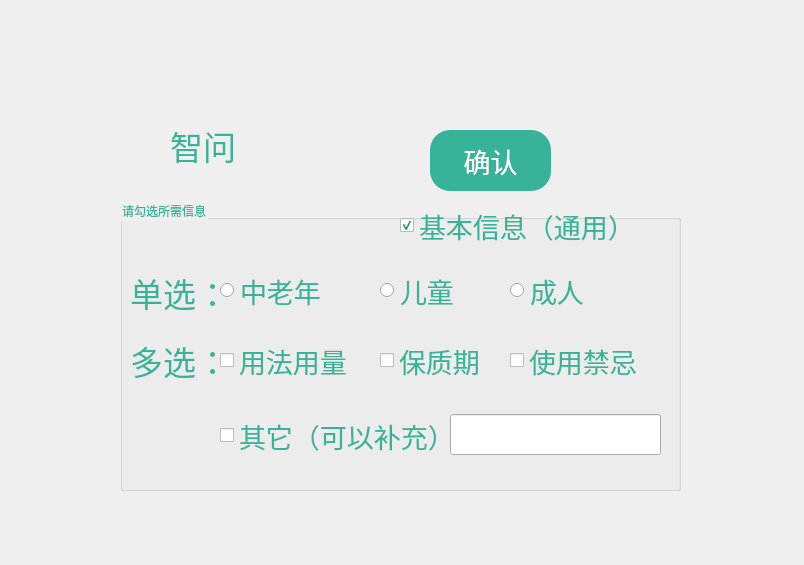
<?xml version="1.0" encoding="UTF-8"?>
<ui version="4.0">
 <class>Form</class>
 <widget class="QWidget" name="Form">
  <property name="geometry">
   <rect>
    <x>0</x>
    <y>0</y>
    <width>804</width>
    <height>565</height>
   </rect>
  </property>
  <property name="windowTitle">
   <string>Form</string>
  </property>
  <widget class="QGroupBox" name="groupBox">
   <property name="geometry">
    <rect>
     <x>120</x>
     <y>200</y>
     <width>561</width>
     <height>291</height>
    </rect>
   </property>
   <property name="styleSheet">
    <string notr="true">font: 25pt &quot;华文琥珀&quot;;

color: rgb(54, 179, 152);</string>
   </property>
   <property name="title">
    <string>请勾选所需信息</string>
   </property>
   <property name="flat">
    <bool>false</bool>
   </property>
   <property name="checkable">
    <bool>false</bool>
   </property>
   <widget class="QLabel" name="label_3">
    <property name="geometry">
     <rect>
      <x>10</x>
      <y>72</y>
      <width>111</width>
      <height>41</height>
     </rect>
    </property>
    <property name="font">
     <font>
      <family>华文琥珀</family>
      <pointsize>25</pointsize>
      <weight>50</weight>
      <italic>false</italic>
      <bold>false</bold>
     </font>
    </property>
    <property name="styleSheet">
     <string notr="true">
font: 25pt &quot;华文琥珀&quot;;
color: rgb(54, 179, 152);</string>
    </property>
    <property name="text">
     <string>单选：</string>
    </property>
   </widget>
   <widget class="QLabel" name="label_6">
    <property name="geometry">
     <rect>
      <x>10</x>
      <y>140</y>
      <width>111</width>
      <height>41</height>
     </rect>
    </property>
    <property name="font">
     <font>
      <family>华文琥珀</family>
      <pointsize>25</pointsize>
      <weight>50</weight>
      <italic>false</italic>
      <bold>false</bold>
     </font>
    </property>
    <property name="styleSheet">
     <string notr="true">
font: 25pt &quot;华文琥珀&quot;;
color: rgb(54, 179, 152);</string>
    </property>
    <property name="text">
     <string>多选：</string>
    </property>
   </widget>
   <widget class="QCheckBox" name="basic">
    <property name="geometry">
     <rect>
      <x>280</x>
      <y>-10</y>
      <width>221</width>
      <height>71</height>
     </rect>
    </property>
    <property name="font">
     <font>
      <family>华文琥珀</family>
      <pointsize>20</pointsize>
      <weight>50</weight>
      <italic>false</italic>
      <bold>false</bold>
     </font>
    </property>
    <property name="styleSheet">
     <string notr="true">font: 20pt &quot;华文琥珀&quot;;
color: rgb(54, 179, 152);</string>
    </property>
    <property name="text">
     <string>基本信息（通用）</string>
    </property>
    <property name="checked">
     <bool>true</bool>
    </property>
   </widget>
   <widget class="QRadioButton" name="kid">
    <property name="geometry">
     <rect>
      <x>260</x>
      <y>70</y>
      <width>141</width>
      <height>41</height>
     </rect>
    </property>
    <property name="font">
     <font>
      <family>华文琥珀</family>
      <pointsize>20</pointsize>
      <weight>50</weight>
      <italic>false</italic>
      <bold>false</bold>
     </font>
    </property>
    <property name="styleSheet">
     <string notr="true">font: 20pt &quot;华文琥珀&quot;;
color: rgb(54, 179, 152);</string>
    </property>
    <property name="text">
     <string>儿童</string>
    </property>
   </widget>
   <widget class="QRadioButton" name="adult">
    <property name="geometry">
     <rect>
      <x>390</x>
      <y>70</y>
      <width>151</width>
      <height>41</height>
     </rect>
    </property>
    <property name="font">
     <font>
      <family>华文琥珀</family>
      <pointsize>20</pointsize>
      <weight>50</weight>
      <italic>false</italic>
      <bold>false</bold>
     </font>
    </property>
    <property name="styleSheet">
     <string notr="true">font: 20pt &quot;华文琥珀&quot;;
color: rgb(54, 179, 152);</string>
    </property>
    <property name="text">
     <string>成人</string>
    </property>
   </widget>
   <widget class="QRadioButton" name="elderly">
    <property name="geometry">
     <rect>
      <x>100</x>
      <y>70</y>
      <width>151</width>
      <height>41</height>
     </rect>
    </property>
    <property name="font">
     <font>
      <family>华文琥珀</family>
      <pointsize>20</pointsize>
      <weight>50</weight>
      <italic>false</italic>
      <bold>false</bold>
     </font>
    </property>
    <property name="styleSheet">
     <string notr="true">font: 20pt &quot;华文琥珀&quot;;
color: rgb(54, 179, 152);</string>
    </property>
    <property name="text">
     <string>中老年</string>
    </property>
   </widget>
   <widget class="QCheckBox" name="others">
    <property name="geometry">
     <rect>
      <x>100</x>
      <y>210</y>
      <width>241</width>
      <height>51</height>
     </rect>
    </property>
    <property name="font">
     <font>
      <family>华文琥珀</family>
      <pointsize>20</pointsize>
      <weight>50</weight>
      <italic>false</italic>
      <bold>false</bold>
     </font>
    </property>
    <property name="styleSheet">
     <string notr="true">font: 20pt &quot;华文琥珀&quot;;
color: rgb(54, 179, 152);</string>
    </property>
    <property name="text">
     <string>其它（可以补充）</string>
    </property>
   </widget>
   <widget class="QLineEdit" name="lineEdit">
    <property name="geometry">
     <rect>
      <x>330</x>
      <y>214</y>
      <width>211</width>
      <height>41</height>
     </rect>
    </property>
    <property name="styleSheet">
     <string notr="true">font: 20pt &quot;华文琥珀&quot;;</string>
    </property>
    <property name="text">
     <string/>
    </property>
    <property name="maxLength">
     <number>18</number>
    </property>
   </widget>
   <widget class="QCheckBox" name="dosage">
    <property name="geometry">
     <rect>
      <x>100</x>
      <y>140</y>
      <width>171</width>
      <height>41</height>
     </rect>
    </property>
    <property name="font">
     <font>
      <family>华文琥珀</family>
      <pointsize>20</pointsize>
      <weight>50</weight>
      <italic>false</italic>
      <bold>false</bold>
     </font>
    </property>
    <property name="styleSheet">
     <string notr="true">font: 20pt &quot;华文琥珀&quot;;
color: rgb(54, 179, 152);</string>
    </property>
    <property name="text">
     <string>用法用量</string>
    </property>
   </widget>
   <widget class="QCheckBox" name="taboo">
    <property name="geometry">
     <rect>
      <x>390</x>
      <y>140</y>
      <width>171</width>
      <height>41</height>
     </rect>
    </property>
    <property name="font">
     <font>
      <family>华文琥珀</family>
      <pointsize>20</pointsize>
      <weight>50</weight>
      <italic>false</italic>
      <bold>false</bold>
     </font>
    </property>
    <property name="styleSheet">
     <string notr="true">font: 20pt &quot;华文琥珀&quot;;
color: rgb(54, 179, 152);</string>
    </property>
    <property name="text">
     <string>使用禁忌</string>
    </property>
   </widget>
   <widget class="QCheckBox" name="shelfLife">
    <property name="geometry">
     <rect>
      <x>260</x>
      <y>140</y>
      <width>111</width>
      <height>41</height>
     </rect>
    </property>
    <property name="font">
     <font>
      <family>华文琥珀</family>
      <pointsize>20</pointsize>
      <weight>50</weight>
      <italic>false</italic>
      <bold>false</bold>
     </font>
    </property>
    <property name="styleSheet">
     <string notr="true">font: 20pt &quot;华文琥珀&quot;;
color: rgb(54, 179, 152);</string>
    </property>
    <property name="text">
     <string>保质期</string>
    </property>
   </widget>
  </widget>
  <widget class="QLabel" name="label_4">
   <property name="geometry">
    <rect>
     <x>237</x>
     <y>122</y>
     <width>41</width>
     <height>41</height>
    </rect>
   </property>
   <property name="styleSheet">
    <string notr="true">image: url(:/icons/icons/药品说明书.png);</string>
   </property>
   <property name="text">
    <string/>
   </property>
  </widget>
  <widget class="QLabel" name="label_5">
   <property name="geometry">
    <rect>
     <x>110</x>
     <y>110</y>
     <width>60</width>
     <height>60</height>
    </rect>
   </property>
   <property name="styleSheet">
    <string notr="true">image: url(:/icons/icons/AI.png);</string>
   </property>
   <property name="text">
    <string/>
   </property>
  </widget>
  <widget class="QLabel" name="label_2">
   <property name="geometry">
    <rect>
     <x>170</x>
     <y>120</y>
     <width>71</width>
     <height>51</height>
    </rect>
   </property>
   <property name="font">
    <font>
     <family>华文琥珀</family>
     <pointsize>25</pointsize>
     <weight>50</weight>
     <italic>false</italic>
     <bold>false</bold>
    </font>
   </property>
   <property name="styleSheet">
    <string notr="true">
font: 25pt &quot;华文琥珀&quot;;
color: rgb(54, 179, 152);</string>
   </property>
   <property name="text">
    <string>智问</string>
   </property>
  </widget>
  <widget class="QLabel" name="label">
   <property name="geometry">
    <rect>
     <x>100</x>
     <y>100</y>
     <width>591</width>
     <height>391</height>
    </rect>
   </property>
   <property name="styleSheet">
    <string notr="true">border-image: url(:/images/images/背景图片.png);
border-radius:30px</string>
   </property>
   <property name="text">
    <string/>
   </property>
  </widget>
  <widget class="QPushButton" name="minimized">
   <property name="geometry">
    <rect>
     <x>610</x>
     <y>100</y>
     <width>30</width>
     <height>41</height>
    </rect>
   </property>
   <property name="styleSheet">
    <string notr="true">
QPushButton{
border:none;}

QPushButton:pressed{
padding-top:5px;}</string>
   </property>
   <property name="text">
    <string/>
   </property>
   <property name="icon">
    <iconset resource="OCR_res.qrc">
     <normaloff>:/icons/icons/minus-circle-fill.png</normaloff>:/icons/icons/minus-circle-fill.png</iconset>
   </property>
   <property name="iconSize">
    <size>
     <width>30</width>
     <height>30</height>
    </size>
   </property>
  </widget>
  <widget class="QPushButton" name="closed">
   <property name="geometry">
    <rect>
     <x>650</x>
     <y>100</y>
     <width>30</width>
     <height>41</height>
    </rect>
   </property>
   <property name="styleSheet">
    <string notr="true">
QPushButton{
border:none;}

QPushButton:pressed{

padding-top:5px}
</string>
   </property>
   <property name="text">
    <string/>
   </property>
   <property name="icon">
    <iconset resource="OCR_res.qrc">
     <normaloff>:/icons/icons/close-circle-fill.png</normaloff>:/icons/icons/close-circle-fill.png</iconset>
   </property>
   <property name="iconSize">
    <size>
     <width>30</width>
     <height>30</height>
    </size>
   </property>
  </widget>
  <widget class="QLabel" name="label_11">
   <property name="geometry">
    <rect>
     <x>520</x>
     <y>100</y>
     <width>61</width>
     <height>71</height>
    </rect>
   </property>
   <property name="styleSheet">
    <string notr="true">image: url(:/icons/icons/粮食监管.png);</string>
   </property>
   <property name="text">
    <string/>
   </property>
  </widget>
  <widget class="QLabel" name="label_7">
   <property name="geometry">
    <rect>
     <x>390</x>
     <y>100</y>
     <width>91</width>
     <height>61</height>
    </rect>
   </property>
   <property name="styleSheet">
    <string notr="true">image: url(:/icons/icons/花草.png);</string>
   </property>
   <property name="text">
    <string/>
   </property>
  </widget>
  <widget class="QLabel" name="label_9">
   <property name="geometry">
    <rect>
     <x>410</x>
     <y>160</y>
     <width>41</width>
     <height>41</height>
    </rect>
   </property>
   <property name="styleSheet">
    <string notr="true">image: url(:/icons/icons/花.png);</string>
   </property>
   <property name="text">
    <string/>
   </property>
  </widget>
  <widget class="QPushButton" name="OK">
   <property name="geometry">
    <rect>
     <x>430</x>
     <y>130</y>
     <width>121</width>
     <height>61</height>
    </rect>
   </property>
   <property name="font">
    <font>
     <family>华文琥珀</family>
     <pointsize>20</pointsize>
     <weight>50</weight>
     <italic>false</italic>
     <bold>false</bold>
    </font>
   </property>
   <property name="styleSheet">
    <string notr="true">QPushButton{
	
	
	
	font: 20pt &quot;华文琥珀&quot;;
	color: rgb(54, 179, 152);
	color: rgb(255, 255, 255);
    border-radius:20px;
    background-color: rgb(54,179,152);}
QPushButton:hover {
    
	background-color:rgb(133, 218, 201) ;
}
QPushButton:pressed {
    
	background-color: rgb(54,179,152);
}
</string>
   </property>
   <property name="text">
    <string>确认</string>
   </property>
  </widget>
  <zorder>label</zorder>
  <zorder>groupBox</zorder>
  <zorder>label_4</zorder>
  <zorder>label_5</zorder>
  <zorder>label_2</zorder>
  <zorder>minimized</zorder>
  <zorder>closed</zorder>
  <zorder>label_11</zorder>
  <zorder>label_7</zorder>
  <zorder>label_9</zorder>
  <zorder>OK</zorder>
 </widget>
 <resources>
  <include location="OCR_res.qrc"/>
 </resources>
 <connections/>
</ui>
